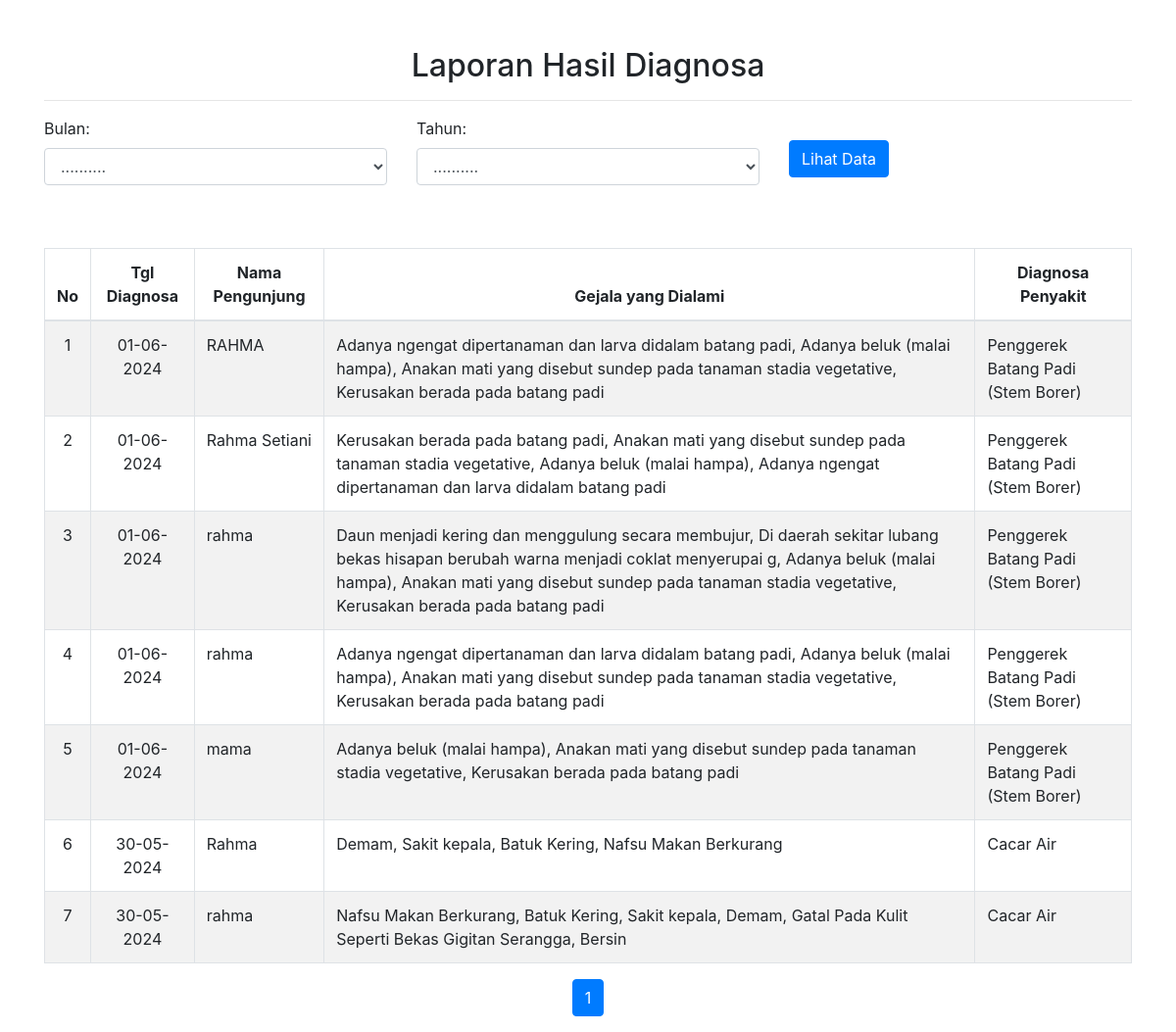
Page /pages_laporan/laporan.php on the committed database.
### tables this page shows
CREATE TABLE `tblpengunjung` (
  `id_pengunjung` int(7) NOT NULL,
  `nm_pengunjung` varchar(40) NOT NULL,
  `tgl_diagnosa` date NOT NULL,
  `gejala` text NOT NULL,
  `penyakit` varchar(60) NOT NULL,
  `nl_bayes` decimal(5,2) NOT NULL,
  `pengobatan` text NOT NULL
);

### pages_laporan/laporan.php (the view, shortened to what this page needs)
<?php
include "lib/koneksi.php";
$batas = 10;
$halaman = isset($_GET['halaman']) ? $_GET['halaman'] : 1;
if (empty($halaman)) {
    $posisi = 0;
    $halaman = 1;
} else {
    $posisi = ($halaman - 1) * $batas;
}
$query_lap = mysqli_query($konek, "SELECT * FROM tblpengunjung ORDER BY tgl_diagnosa DESC LIMIT $posisi, $batas");
?>
<!DOCTYPE html>
<html lang="en">
<head>
  <link rel="stylesheet" href="https://maxcdn.bootstrapcdn.com/bootstrap/4.5.2/css/bootstrap.min.css">
</head>
<body>
<div class="container mt-5">
  <h2 class="text-center">Laporan Hasil Diagnosa</h2>
  <hr>
  <form action="<?php $_SERVER['PHP_SELF'];?>" method="post">
    <div class="row">
      <div class="col-md-4">
        <div class="form-group">
          <label for="bulan">Bulan:</label>
          <select class="form-control" name="bulan" id="bulan">
            <option value="kosong">..........</option>
          </select>
        </div>
      </div>
      <div class="col-md-4">
        <div class="form-group">
          <label for="tahun">Tahun:</label>
          <select class="form-control" name="tahun" id="tahun">
            <option value="kosong">..........</option>
          </select>
        </div>
      </div>
      <div class="col-md-4">
        <button type="submit" href='?open=Lihat-Data'  class="btn btn-primary mt-4" name="btnlihat">Lihat Data</button>
      </div>
    </div>
  </form>
  <div class="table-responsive mt-5">
    <table class="table table-bordered table-striped">
      <thead>
        <tr>
          <th class="text-center">No</th>
          <th class="text-center">Tgl Diagnosa</th>
          <th class="text-center">Nama Pengunjung</th>
          <th class="text-center">Gejala yang Dialami</th>
          <th class="text-center">Diagnosa Penyakit</th>
        </tr>
      </thead>
      <tbody>
        <?php
        if (isset($_POST['btnlihat'])) {
          $tahun = $_POST['tahun'];
          $bulan = $_POST['bulan'];
          $sort_query = mysqli_query($konek,"SELECT * FROM tblpengunjung WHERE tgl_diagnosa LIKE '%$tahun-$bulan%' LIMIT $posisi, $batas");
          if (mysqli_num_rows($sort_query) > 0) {
            $no = $posisi + 1;
            while ($hasil = mysqli_fetch_array($sort_query)) {
              $tgll = $hasil['tgl_diagnosa'];
              $thn = substr($tgll, 0, 4);
              $bln = substr($tgll, 5, 2);
              $tgl = substr($tgll, 8, 2);
              $hsl = $tgl . '-' . $bln . '-' . $thn;
              echo "<tr>
                      <td class='text-center'>$no</td>
                      <td class='text-center'>$hsl</td>
                      <td>$hasil[nm_pengunjung]</td>
                      <td>$hasil[gejala]</td>
                      <td>$hasil[penyakit]</td>
                    </tr>";
              $no++;
            }
          } else {
            echo "<tr><td colspan='5' class='text-center'>Data tidak ditemukan</td></tr>";
          }
        } else {
          if (mysqli_num_rows($query_lap) > 0) {
            $no = $posisi + 1;
            while ($hasil = mysqli_fetch_array($query_lap)) {
              $tgll = $hasil['tgl_diagnosa'];
              $thn = substr($tgll, 0, 4);
              $bln = substr($tgll, 5, 2);
              $tgl = substr($tgll, 8, 2);
              $hsl = $tgl . '-' . $bln . '-' . $thn;
              echo "<tr>
                      <td class='text-center'>$no</td>
                      <td class='text-center'>$hsl</td>
                      <td>$hasil[nm_pengunjung]</td>
                      <td>$hasil[gejala]</td>
                      <td>$hasil[penyakit]</td>
                    </tr>";
              $no++;
            }
          } else {
            echo "<tr><td colspan='5' class='text-center'>Data tidak ditemukan</td></tr>";
          }
        }
        ?>
      </tbody>
    </table>
  </div>
  <ul class="pagination justify-content-center">
    <?php
      $total_pages_query = "SELECT COUNT(*) AS total FROM tblpengunjung";
      $total_pages_result = mysqli_query($konek, $total_pages_query);
      $total_rows = mysqli_fetch_assoc($total_pages_result)['total'];
      $total_pages = ceil($total_rows / $batas);
           for ($i = 1; $i <= $total_pages; $i++) {
        if ($i != $halaman) {
          echo "<li class='page-item'><a class='page-link' href='?open=Laporan&halaman={$i}'>$i</a></li>";
        } else {
          echo "<li class='page-item active'><a class='page-link' href='#'>$i</a></li>";
        }
      }
    ?>
  </ul>
</div>
</body>
</html>

### rows in the picture
tblpengunjung: tgl_diagnosa "01-06-2024", nm_pengunjung "RAHMA", gejala "Adanya ngengat dipertanaman dan larva didalam batang padi, Adanya beluk (malai hampa), Anakan mati yang disebut sundep pada tanaman stadia vegetative, Kerusakan berada pada batang padi", penyakit "Penggerek Batang Padi (Stem Borer)"
tblpengunjung: tgl_diagnosa "01-06-2024", nm_pengunjung "Rahma Setiani", gejala "Kerusakan berada pada batang padi, Anakan mati yang disebut sundep pada tanaman stadia vegetative, Adanya beluk (malai hampa), Adanya ngengat dipertanaman dan larva didalam batang padi", penyakit "Penggerek Batang Padi (Stem Borer)"
tblpengunjung: tgl_diagnosa "01-06-2024", nm_pengunjung "rahma", gejala "Daun menjadi kering dan menggulung secara membujur, Di daerah sekitar lubang bekas hisapan berubah warna menjadi coklat menyerupai g, Adanya beluk (malai hampa), Anakan mati yang disebut sundep pada tanaman stadia vegetative, Kerusakan berada pada batang padi", penyakit "Penggerek Batang Padi (Stem Borer)"
tblpengunjung: tgl_diagnosa "01-06-2024", nm_pengunjung "rahma", gejala "Adanya ngengat dipertanaman dan larva didalam batang padi, Adanya beluk (malai hampa), Anakan mati yang disebut sundep pada tanaman stadia vegetative, Kerusakan berada pada batang padi", penyakit "Penggerek Batang Padi (Stem Borer)"
tblpengunjung: tgl_diagnosa "01-06-2024", nm_pengunjung "mama", gejala "Adanya beluk (malai hampa), Anakan mati yang disebut sundep pada tanaman stadia vegetative, Kerusakan berada pada batang padi", penyakit "Penggerek Batang Padi (Stem Borer)"
tblpengunjung: tgl_diagnosa "30-05-2024", nm_pengunjung "Rahma", gejala "Demam, Sakit kepala, Batuk Kering, Nafsu Makan Berkurang", penyakit "Cacar Air"
tblpengunjung: tgl_diagnosa "30-05-2024", nm_pengunjung "rahma", gejala "Nafsu Makan Berkurang, Batuk Kering, Sakit kepala, Demam, Gatal Pada Kulit Seperti Bekas Gigitan Serangga, Bersin", penyakit "Cacar Air"
